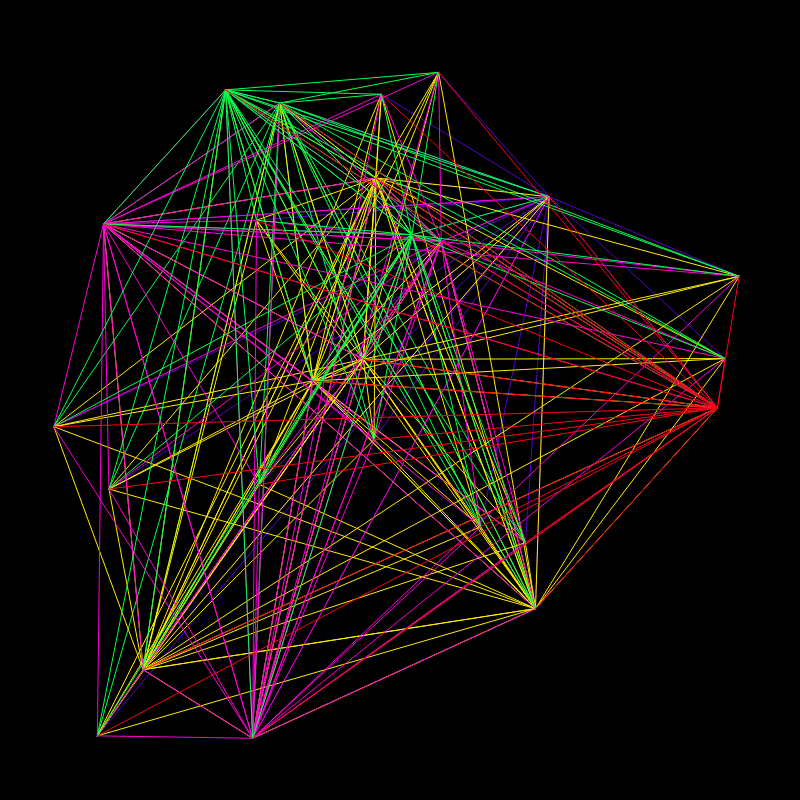
Frame 1 (no input)
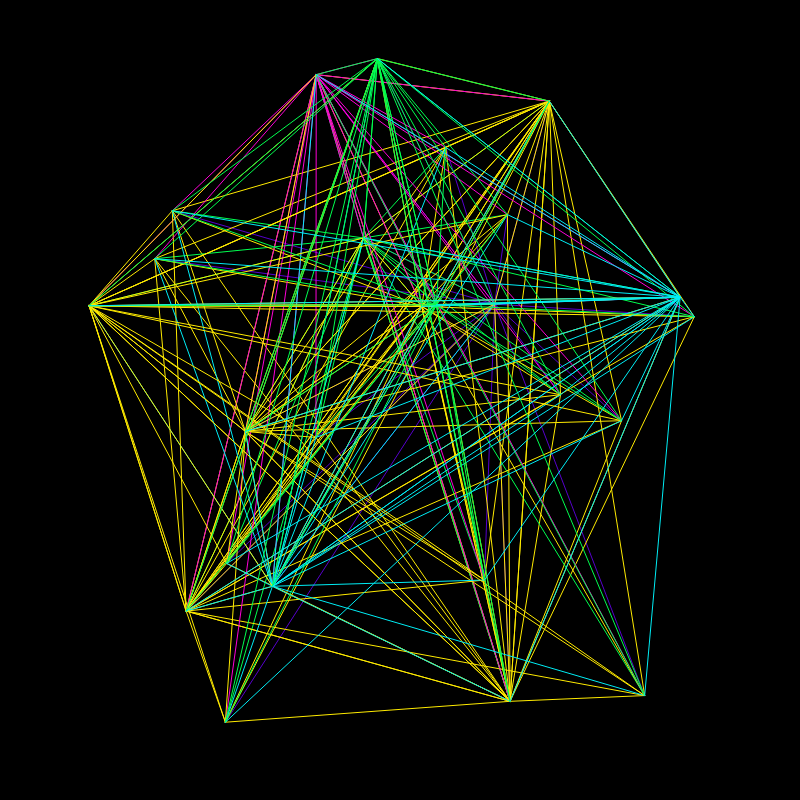
Frame 60 (no input)
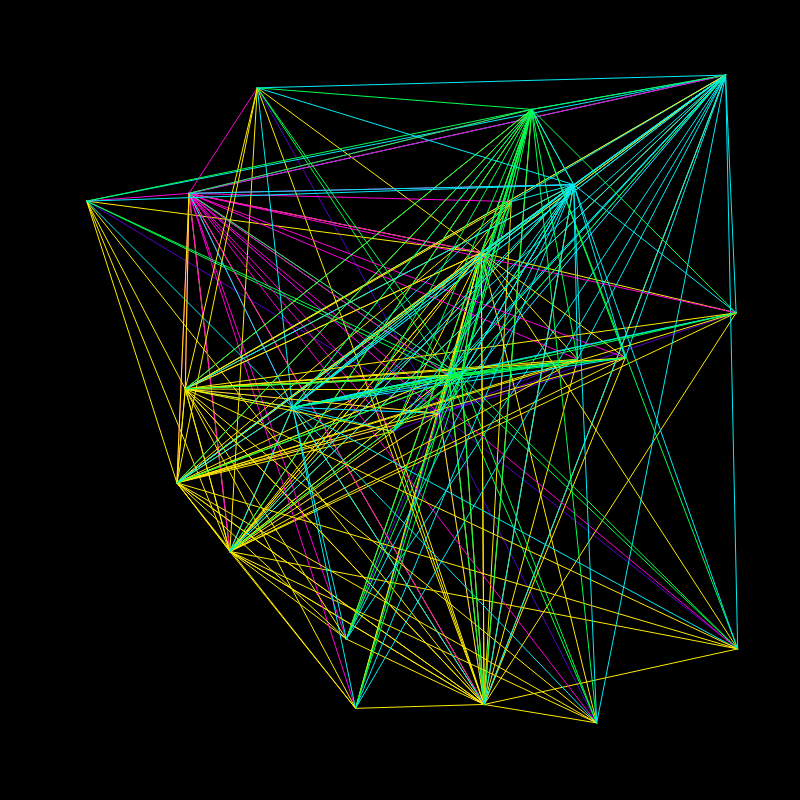
Frame 120 (the mouse pressed at the canvas centre since frame 60)

The p5.js sketch that drew these frames (run headless with seeded random() and noise() and a simulated clock; from frame 60 on, the mouse is pressed at the canvas centre):

// p5.js sketch
// ── sketch.js
const W = 800
const H = 800
const POINTS = []
const COUNT = 25
const PADDING = 50

function setup() {
  createCanvas(W, H)

  for (let i = 0; i < COUNT; i++) {
    POINTS.push({
      x: random(PADDING, W-PADDING),
      y: random(PADDING, H-PADDING),
      color: getRandomColor(),
      directionx: random(-3, 3),
      directiony: random(-3, 3),
    })
  }
}

function draw() {
  clear()
  background("black")
  

  for (let i = 0; i < POINTS.length ; i++) {
    POINTS[i].x += POINTS[i].directionx
    POINTS[i].y += POINTS[i].directiony

    if (POINTS[i].x <= 0 + PADDING || POINTS[i].x >= W - PADDING) {
      POINTS[i].directionx *= -1
      POINTS[i].color = getRandomColor()
    }

    if (POINTS[i].y <= 0 + PADDING || POINTS[i].y >= H - PADDING) {
      POINTS[i].directiony *= -1
      POINTS[i].color = getRandomColor()
    }
  }


  for (let i = 0; i < POINTS.length; i++) {
    stroke(POINTS[i].color)
    for (let j = 0; j < POINTS.length ; j++) {
      if(i!=j && i%2==0){
        line(POINTS[i].x, POINTS[i].y, POINTS[j].x, POINTS[j].y)
      }
    }
  }


}
/*
for (let i = 0; i < COUNT; i++) {
  fill(RECTS[i].color)
  line(RECTS[i].x, RECTS[i].y, RECTS[i].size, RECTS[i].size)
  RECTS[i].x += RECTS[i].directionx
  RECTS[i].y += RECTS[i].directiony

  if (RECTS[i].x <= 0 || RECTS[i].x >= W) {
    RECTS[i].directionx *= -1
  }

  if (RECTS[i].y <= 0 || RECTS[i].y >= H) {
    RECTS[i].directiony *= -1
  }

}
}
*/

function getRandomColor() {
  //const colors = ["#fd00ff","#fdff00","#00ff38","#00f9ff","#3c00ff"]
  const colors = ["#FFEB00", "#FC0019", "#01FF4F", "#FF01D7", "#5600CC", "#00EDF5"]
  return random(colors)
  //return color(random(255), random(255), random(255))
}


/*
function mouseClicked() {
  RECTS.unshift({
    x: mouseX,
    y: mouseY,
    size: random(0, 100),
    color: getRandomColor(),
    directionx: random(-2, 2),
    directiony: random(-2, 2),
    rotation: random(-100, 100),
    rotationVelocity: random(-1, 1)
  })
}
*/
